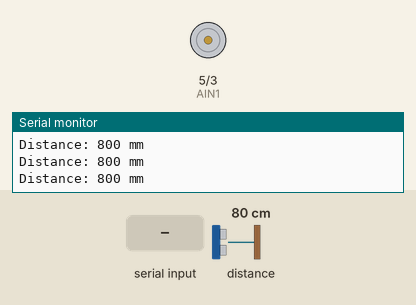
The program below on a simulated Arduino Nano, built with avr-gcc and run on an emulated ATmega328P. Parts: motor-driver pin pairs drawn as motors (green arrow = first pin HIGH = forward, orange = second pin HIGH = backward, longer = more drive), the last lines printed to the serial monitor. The inputs (shaded band) are chosen by the test bench; at power-on: distance to the obstacle 80 cm.

Above: at 1.2 s.
1.3 s: distance to the obstacle set to 2 cm
At 1.57 s:
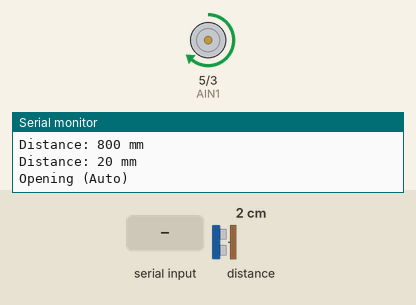
3.2 s: "c" received over Serial
At 3.5 s:
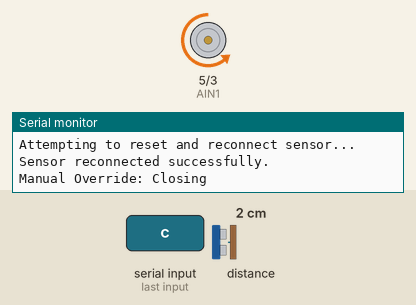
5.1 s: distance to the obstacle set to 60 cm
At 7.7 s:
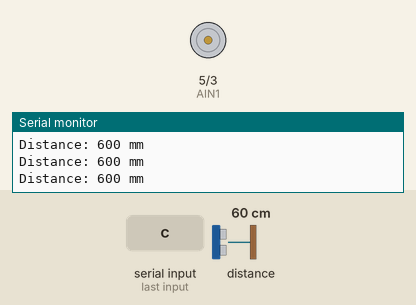
8.1 s: "o" received over Serial
At 8.35 s:
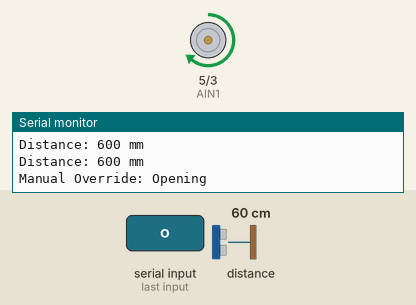
11.1 s: "O" received over Serial
At 13.9 s:
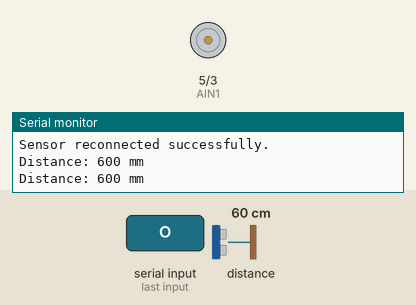
Timing chart, 0 to 15.1 s (numbered marks = the images above; inputs shaded):
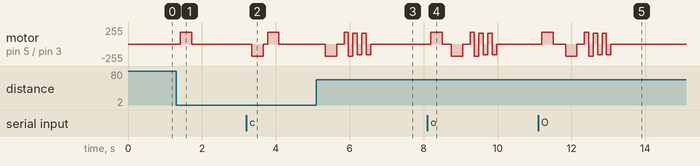

Measured:
- after the input at 1.3 s, motor on pin 5 (AIN1) / pin 3 (AIN2): stopped → forward 180/255 after 0.12 s, → stopped 0.31 s later
- after the input at 3.2 s, motor on pin 5 (AIN1) / pin 3 (AIN2): stopped → backward 180/255 after 0.15 s, → stopped 0.31 s later, → forward 180/255 0.12 s later, → stopped 0.31 s later
- after the input at 5.1 s, motor on pin 5 (AIN1) / pin 3 (AIN2): stopped → backward 180/255 after 0.24 s, → stopped 0.31 s later, → forward 180/255 0.20 s later, → backward 180/255 0.12 s later, … (9 changes in this stretch)
- after the input at 8.1 s, motor on pin 5 (AIN1) / pin 3 (AIN2): stopped → forward 180/255 after 0.09 s, → stopped 0.31 s later, → backward 180/255 0.25 s later, → stopped 0.31 s later, … (11 changes in this stretch)
- after the input at 11.1 s, motor on pin 5 (AIN1) / pin 3 (AIN2): stopped → forward 180/255 after 0.10 s, → stopped 0.31 s later, → backward 180/255 0.34 s later, → stopped 0.31 s later, … (11 changes in this stretch)

The program:

main.cpp
```cpp
#include <Arduino.h>
#include <Wire.h>
#include <VL53L0X.h>

VL53L0X sensor;

// DRV8833 pins
const int AIN1 = 5;
const int AIN2 = 3;

const int DETECT_DISTANCE = 500;     // mm
const int MAX_VALID_DISTANCE = 8000; // Ignore anything above this
const int motorDelay = 300;          // ms
const int MOTOR_SPEED = 180;         // 0-255

// Number of consecutive "no object" readings before closing
const int OUT_OF_RANGE_THRESHOLD = 3;

// Sensor stuck detection
const int SAME_VALUE_THRESHOLD = 10;
int lastDistance = -1;
int sameValueCount = 0;

int outOfRangeCount = 0;

enum LidState
{
  CLOSED,
  OPEN
};

enum MotorState
{
  MOTOR_STOPPED,
  MOTOR_OPENING,
  MOTOR_CLOSING
};

LidState lidState = CLOSED;
MotorState motorState = MOTOR_STOPPED;

void motorStop()
{
  analogWrite(AIN1, 0);
  analogWrite(AIN2, 0);
}

// Reusable function to ramp up the motor, hold, and stop
void driveMotorSequence(int drivePin, int gndPin)
{
  for (int s = 0; s <= MOTOR_SPEED; s += 10)
  {
    analogWrite(drivePin, s);
    analogWrite(gndPin, 0);
    delay(5);
  }

  delay(motorDelay);
  motorStop();
}

// Rapid back-and-forth movement to simulate munching
void munchAnimation()
{
  Serial.println("Munching...");
  const int munchSpeed = 160;
  const int munchTime = 120; // Short duration for a "twitch" effect
  const int chomps = 3;      // Number of chews

  for (int i = 0; i < chomps; i++)
  {
    // Open slightly (AIN1 high)
    analogWrite(AIN1, munchSpeed);
    analogWrite(AIN2, 0);
    delay(munchTime);

    // Close firmly (AIN2 high)
    analogWrite(AIN1, 0);
    analogWrite(AIN2, munchSpeed);
    delay(munchTime);
  }

  // Ensure the motor stops fully closed
  motorStop();
}

// Re-initialize the I2C bus and sensor on lockup/disconnect
void resetSensor()
{
  Serial.println("Attempting to reset and reconnect sensor...");

  Wire.begin();

  if (!sensor.init())
  {
    Serial.println("Failed to reconnect to VL53L0X!");
  }
  else
  {
    Serial.println("Sensor reconnected successfully.");
    sensor.setTimeout(500);
    sensor.startContinuous();
  }

  lastDistance = -1;
  sameValueCount = 0;
}

// Handle incoming 1-letter serial commands
void processSerialCommands()
{
  if (Serial.available() > 0)
  {
    char cmd = Serial.read();

    switch (cmd)
    {
      case 'o':
      case 'O':
        if (lidState == CLOSED)
        {
          Serial.println("Manual Override: Opening");
          driveMotorSequence(AIN1, AIN2);
          lidState = OPEN;
          outOfRangeCount = 0; // Reset so it doesn't immediately close
        }
        break;

      case 'c':
      case 'C':
        if (lidState == OPEN)
        {
          Serial.println("Manual Override: Closing");
          driveMotorSequence(AIN2, AIN1);
          lidState = CLOSED;
        }
        break;

      case 'm':
      case 'M':
        Serial.println("Manual Override: Munch");
        munchAnimation();
        // Make sure state reflects closed after munching
        lidState = CLOSED;
        break;

      case 'r':
      case 'R':
        Serial.println("Manual Override: Reset Sensor");
        resetSensor();
        break;

      default:
        // Ignore spaces, newlines, and unrecognized characters
        break;
    }
  }
}

void setup()
{
  Serial.begin(115200);

  pinMode(AIN1, OUTPUT);
  pinMode(AIN2, OUTPUT);

  Wire.begin();

  sensor.setTimeout(500);
  if (!sensor.init())
  {
    Serial.println("VL53L0X not found at startup");
  }
  else
  {
    sensor.startContinuous();
  }

  Serial.println("System Ready. Send 'o' to open, 'c' to close, 'm' to munch, 'r' to reset.");
}

void loop()
{
  // 1. Check for manual serial commands first
  processSerialCommands();

  // 2. Read sensor data
  uint16_t distance = sensor.readRangeContinuousMillimeters();
  bool detected = false;

  if (!sensor.timeoutOccurred() && distance < MAX_VALID_DISTANCE)
  {
    if (distance == lastDistance)
    {
      sameValueCount++;
      if (sameValueCount > SAME_VALUE_THRESHOLD)
      {
        Serial.println("Sensor locked up (same value).");
        resetSensor();
        delay(50);
        return;
      }
    }
    else
    {
      lastDistance = distance;
      sameValueCount = 0;
    }

    // Only print if reasonable to avoid console spam during timeouts
    Serial.print("Distance: ");
    Serial.print(distance);
    Serial.println(" mm");

    if (distance < DETECT_DISTANCE)
    {
      detected = true;
      outOfRangeCount = 0;
    }
    else
    {
      outOfRangeCount++;
    }
  }
  else
  {
    if (sensor.timeoutOccurred())
    {
      Serial.println("Sensor Timeout! I2C may be disconnected.");
      resetSensor();
      delay(50);
      return;
    }

    outOfRangeCount++;
    lastDistance = -1;
    sameValueCount = 0;
  }

  // 3. Automatic Lid Control
  if (motorState == MOTOR_STOPPED)
  {
    if (detected && lidState == CLOSED)
    {
      Serial.println("Opening (Auto)");
      driveMotorSequence(AIN1, AIN2);
      lidState = OPEN;
    }
    else if (lidState == OPEN && outOfRangeCount >= OUT_OF_RANGE_THRESHOLD)
    {
      Serial.println("Closing (Auto)");
      driveMotorSequence(AIN2, AIN1);

      delay(200);
      munchAnimation();

      lidState = CLOSED;
      outOfRangeCount = 0;
    }

    delay(30);
  }
}
```
